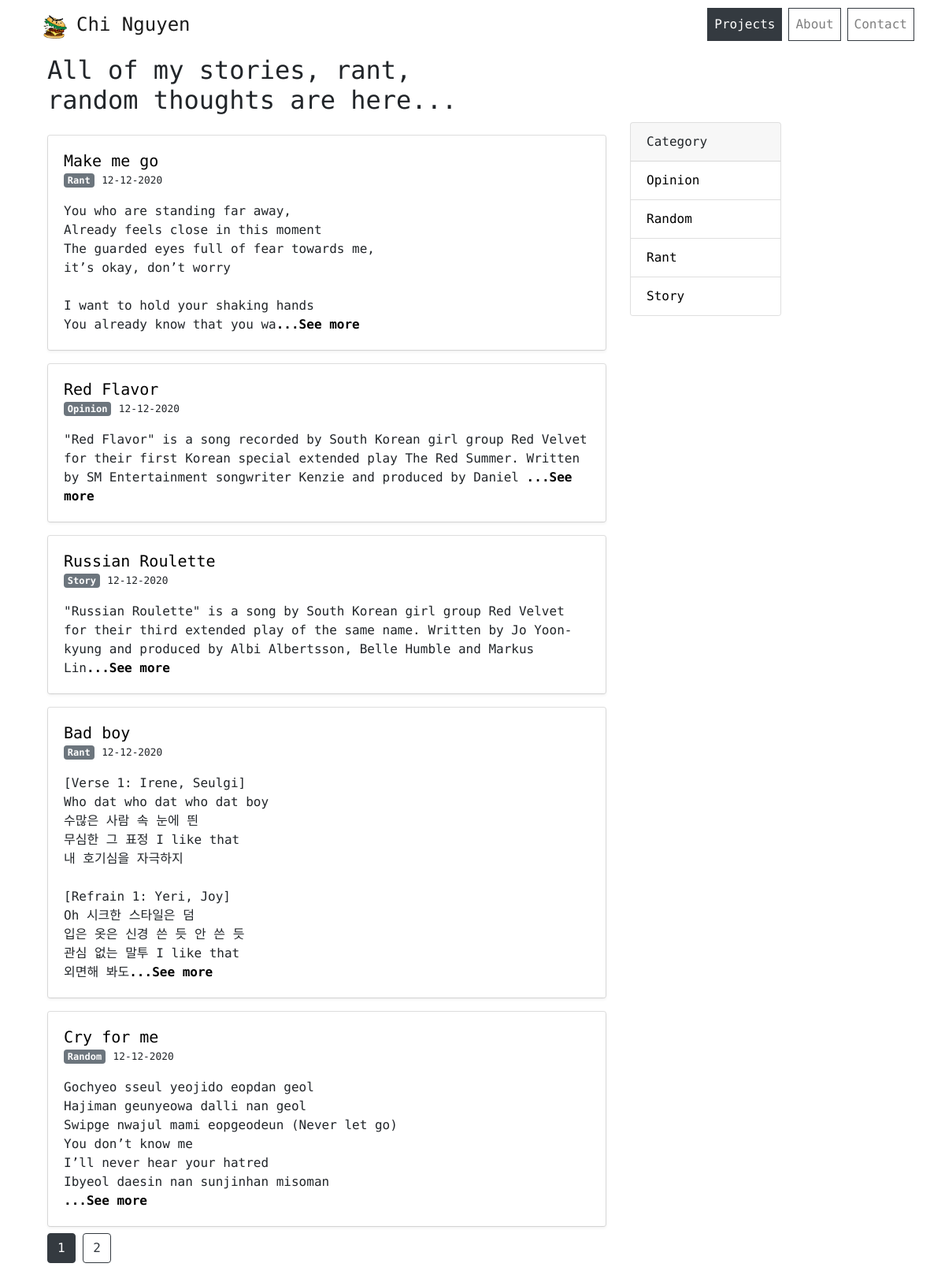
The page /blogs/ on the database as committed earlier.
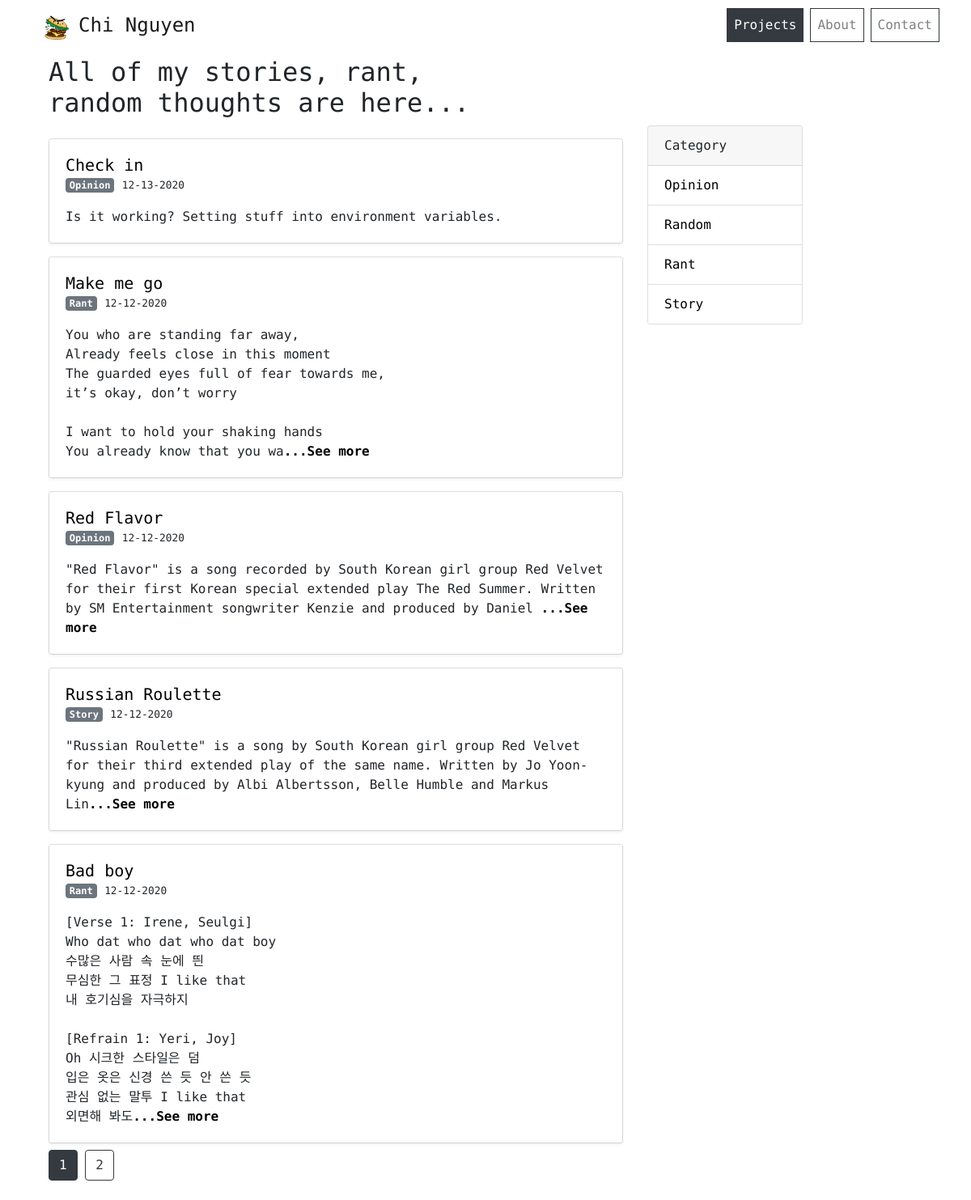
The same page on the database as committed later.
### chiblog/Blog/blog_model.py (models this page shows, shortened)
class Blog(db.Model):
    id = db.Column(db.Integer, primary_key=True)
    title = db.Column(db.String(100), nullable=False)
    content = db.Column(db.Text, nullable=False)
    image = db.Column(db.String(20), nullable=True, default = 'default.jpg')
    created_at = db.Column(db.DateTime, nullable = False, default = datetime.utcnow)
    category_id = db.Column(db.Integer, db.ForeignKey('category.id'), nullable=False)
    category = db.relationship('Category', backref= db.backref('blogs', lazy=True))

class Category(db.Model):
    id = db.Column(db.Integer, primary_key=True)
    name = db.Column(db.String(20), default = 'story')

### chiblog/Blog/blog_routes.py (the view)
@blog.route('/blogs')
@blog.route('/blogs/')
def blogs():
    page = request.args.get('page', 1, type=int)
    blogs = Blog.query.order_by(Blog.created_at.desc()).paginate(page=page, per_page=5)
    return render_template('blogs.html', posts=blogs)

### chiblog/templates/blogs.html
{% extends "layout.html" %}
{% block content %}
<div class="container-fluid padding">
<div class="row welcome">
    <div class="col-12">
    <h2>All of my stories, rant,<br>random thoughts are here...</h2>
    </div>
    <div class="col-12 transition-swipe">
    <div class="row">
      <div class="col-lg-8 col-md-12">
      {% for post in posts.items %}
      <div class="card mt-3 mb-2">
        <div class="card-body shadow-sm">
          <h5 class="card-title mb-0"><a href="{{ url_for('blog.one_blog', blog_id = post.id) }}">{{ post.title }}</a></h5>
          <a href="{{ url_for('blog.category_blog', category = post.category.name) }}" class="badge badge-secondary" aria-pressed="true">{{ post.category.name.capitalize() }}</a>
          <small class="card-subtitle mt-0">{{ post.created_at.strftime('%m-%d-%Y') }}</small>
          {% if post.content|length >= 200 %}
          <p class="card-text mt-3"> {{ post.content[:200] }}<a href="{{ url_for('blog.one_blog', blog_id = post.id) }}"><b>...See more</b></a></p>
          {% else %}
          <p class="card-text mt-3"> {{ post.content }}</p>
          {% endif %}
        </div>
      </div>
      {% endfor %}
      </div>
      <div class="col-lg-4 col-md-12">
          <div class="card mr-0" style="width: 12rem;">
              <div class="card-header">
                Category
              </div>
              <ul class="list-group list-group-flush">
                <li class="list-group-item"><a href="{{ url_for('blog.category_blog', category = 'opinion') }}">Opinion</a></li>
                <li class="list-group-item"><a href="{{ url_for('blog.category_blog', category = 'random') }}">Random</a></li>
                <li class="list-group-item"><a href="{{ url_for('blog.category_blog', category = 'rant') }}">Rant</a></li>
                <li class="list-group-item"><a href="{{ url_for('blog.category_blog', category = 'story') }}">Story</a></li>
              </ul>
          </div>
      </div>
    </div>
    </div>
</div>
      {% for page_num in posts.iter_pages(left_edge=1, right_edge=1, left_current=1, right_current=2) %}
      {% if page_num %}
        {% if posts.page == page_num %}
          <a class="btn btn-dark mb-4" href="{{ url_for('blog.blogs', page=page_num) }}">{{ page_num }}</a>
        {% else %}
          <a class="btn btn-outline-dark mb-4" href="{{ url_for('blog.blogs', page=page_num) }}">{{ page_num }}</a>
        {% endif %}
      {% else %}
        ...
      {% endif %}
      {% endfor %}
</div>
{% endblock content %}

### chiblog/templates/layout.html (shortened to what this page needs)
<!DOCTYPE html>
<html>
<head>
    <link rel="stylesheet" href="https://cdn.jsdelivr.net/npm/bootstrap@4.5.3/dist/css/bootstrap.min.css">
    <link rel="stylesheet" type="text/css" href="{{ url_for('static', filename='main.css') }}">
    <link rel="stylesheet" href="https://cdnjs.cloudflare.com/ajax/libs/font-awesome/4.7.0/css/font-awesome.min.css">
</head>
<body>
    <nav class="navbar navbar-expand-md navbar-light bg-transparent sticky-top">
      <div class="container-fluid">
      <a class="navbar-brand ml-4" href="{{ url_for('main.home') }}">
        <img src="{{ url_for('static', filename='images/burger2.png') }}" width="30" height="30" alt="">
        <span style="font-size: 1.5rem; font-weight: 500;">Chi Nguyen</span>
      </a>
      <div class="collapse navbar-collapse" id="navbarResponsive">
             <ul class="navbar-nav ml-auto">
              <li class="nav-item mr-2 border border-dark bg-dark"><a class="nav-link text-white" href="{{ url_for('project.projects') }}"> Projects <span class="sr-only">(current)</span></a></li>
              <li class="nav-item mr-2 border border-dark"><a class="nav-link" href="{{ url_for('main.about') }}">About</a></li>
              <li class="nav-item mr-2 border border-dark"><a class="nav-link" href="{{ url_for('main.contact') }}">Contact</a></li>
             </ul>
            </div>
    </nav>
    <main role="main" class="container-sm mt-2 transition-fade" id="swup">
    {% block content %}{% endblock %}
    </main>
  </body>
</html>

### chiblog/static/main.css (style rules this page uses)
body { font-family: 'Ubuntu Mono', monospace; }
a { color: #000000; }
p { white-space: pre-line; }
.transition-fade { opacity: 1; transition: 500ms; transform: translateX(0); transform-origin: left; }
.transition-swipe { transition: 700ms; transform: translateY(0); }

Rows that differ between the two databases and show on the page:
no longer on this page (row unchanged): Blog: title "Cry for me", category.name "Random", created_at "12-12-2020", content "Gochyeo sseul yeojido eopdan geol Hajiman geunyeowa dalli nan geol Swipge nwajul mami eopgeodeun (Never let go) You don’t know me I’ll never hear your hatred Ibyeol daesin nan sunjinhan misoman"
added Blog: title "Check in", category.name "Opinion", created_at "12-13-2020", content "Is it working? Setting stuff into environment variables."
